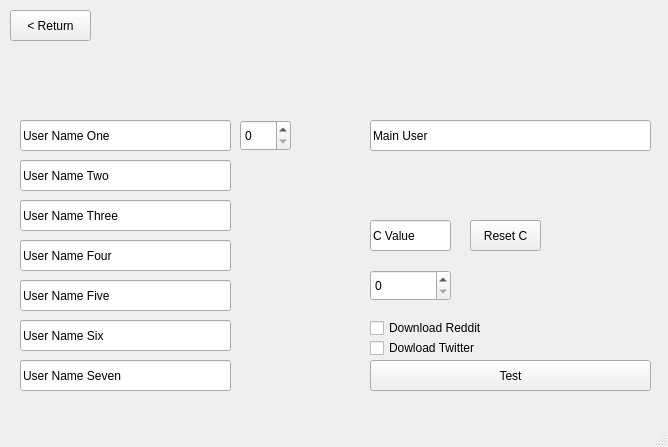
<?xml version="1.0" encoding="UTF-8"?>
<ui version="4.0">
 <class>MainWindow</class>
 <widget class="QMainWindow" name="MainWindow">
  <property name="geometry">
   <rect>
    <x>0</x>
    <y>0</y>
    <width>668</width>
    <height>447</height>
   </rect>
  </property>
  <property name="windowTitle">
   <string>MainWindow</string>
  </property>
  <widget class="QWidget" name="centralwidget">
   <widget class="QPushButton" name="returnButton">
    <property name="geometry">
     <rect>
      <x>10</x>
      <y>10</y>
      <width>81</width>
      <height>31</height>
     </rect>
    </property>
    <property name="text">
     <string>&lt; Return</string>
    </property>
   </widget>
   <widget class="QLineEdit" name="lineEdit">
    <property name="geometry">
     <rect>
      <x>20</x>
      <y>120</y>
      <width>211</width>
      <height>31</height>
     </rect>
    </property>
    <property name="text">
     <string>User Name One</string>
    </property>
   </widget>
   <widget class="QLineEdit" name="lineEdit_2">
    <property name="geometry">
     <rect>
      <x>20</x>
      <y>160</y>
      <width>211</width>
      <height>31</height>
     </rect>
    </property>
    <property name="text">
     <string>User Name Two</string>
    </property>
   </widget>
   <widget class="QLineEdit" name="lineEdit_3">
    <property name="geometry">
     <rect>
      <x>20</x>
      <y>200</y>
      <width>211</width>
      <height>31</height>
     </rect>
    </property>
    <property name="text">
     <string>User Name Three</string>
    </property>
   </widget>
   <widget class="QSpinBox" name="spinBox">
    <property name="geometry">
     <rect>
      <x>240</x>
      <y>120</y>
      <width>51</width>
      <height>31</height>
     </rect>
    </property>
   </widget>
   <widget class="QLineEdit" name="lineEdit_4">
    <property name="geometry">
     <rect>
      <x>20</x>
      <y>240</y>
      <width>211</width>
      <height>31</height>
     </rect>
    </property>
    <property name="text">
     <string>User Name Four</string>
    </property>
   </widget>
   <widget class="QLineEdit" name="lineEdit_5">
    <property name="geometry">
     <rect>
      <x>20</x>
      <y>280</y>
      <width>211</width>
      <height>31</height>
     </rect>
    </property>
    <property name="text">
     <string>User Name Five</string>
    </property>
   </widget>
   <widget class="QLineEdit" name="lineEdit_6">
    <property name="geometry">
     <rect>
      <x>20</x>
      <y>320</y>
      <width>211</width>
      <height>31</height>
     </rect>
    </property>
    <property name="text">
     <string>User Name Six</string>
    </property>
   </widget>
   <widget class="QLineEdit" name="lineEdit_7">
    <property name="geometry">
     <rect>
      <x>20</x>
      <y>360</y>
      <width>211</width>
      <height>31</height>
     </rect>
    </property>
    <property name="text">
     <string>User Name Seven</string>
    </property>
   </widget>
   <widget class="QLineEdit" name="lineEdit_8">
    <property name="geometry">
     <rect>
      <x>370</x>
      <y>120</y>
      <width>281</width>
      <height>31</height>
     </rect>
    </property>
    <property name="text">
     <string>Main User</string>
    </property>
   </widget>
   <widget class="QLineEdit" name="lineEdit_9">
    <property name="geometry">
     <rect>
      <x>370</x>
      <y>220</y>
      <width>81</width>
      <height>31</height>
     </rect>
    </property>
    <property name="text">
     <string>C Value</string>
    </property>
   </widget>
   <widget class="QPushButton" name="pushButton">
    <property name="geometry">
     <rect>
      <x>470</x>
      <y>220</y>
      <width>71</width>
      <height>31</height>
     </rect>
    </property>
    <property name="text">
     <string>Reset C</string>
    </property>
   </widget>
   <widget class="QSpinBox" name="spinBox_2">
    <property name="geometry">
     <rect>
      <x>370</x>
      <y>270</y>
      <width>81</width>
      <height>31</height>
     </rect>
    </property>
   </widget>
   <widget class="QCheckBox" name="checkBox">
    <property name="geometry">
     <rect>
      <x>370</x>
      <y>320</y>
      <width>141</width>
      <height>16</height>
     </rect>
    </property>
    <property name="text">
     <string>Download Reddit</string>
    </property>
   </widget>
   <widget class="QCheckBox" name="checkBox_2">
    <property name="geometry">
     <rect>
      <x>370</x>
      <y>340</y>
      <width>111</width>
      <height>16</height>
     </rect>
    </property>
    <property name="text">
     <string>Dowload Twitter</string>
    </property>
   </widget>
   <widget class="QPushButton" name="pushButton_2">
    <property name="geometry">
     <rect>
      <x>370</x>
      <y>360</y>
      <width>281</width>
      <height>31</height>
     </rect>
    </property>
    <property name="text">
     <string>Test</string>
    </property>
   </widget>
  </widget>
  <widget class="QMenuBar" name="menubar">
   <property name="geometry">
    <rect>
     <x>0</x>
     <y>0</y>
     <width>668</width>
     <height>21</height>
    </rect>
   </property>
  </widget>
  <widget class="QStatusBar" name="statusbar"/>
 </widget>
 <resources/>
 <connections/>
</ui>
